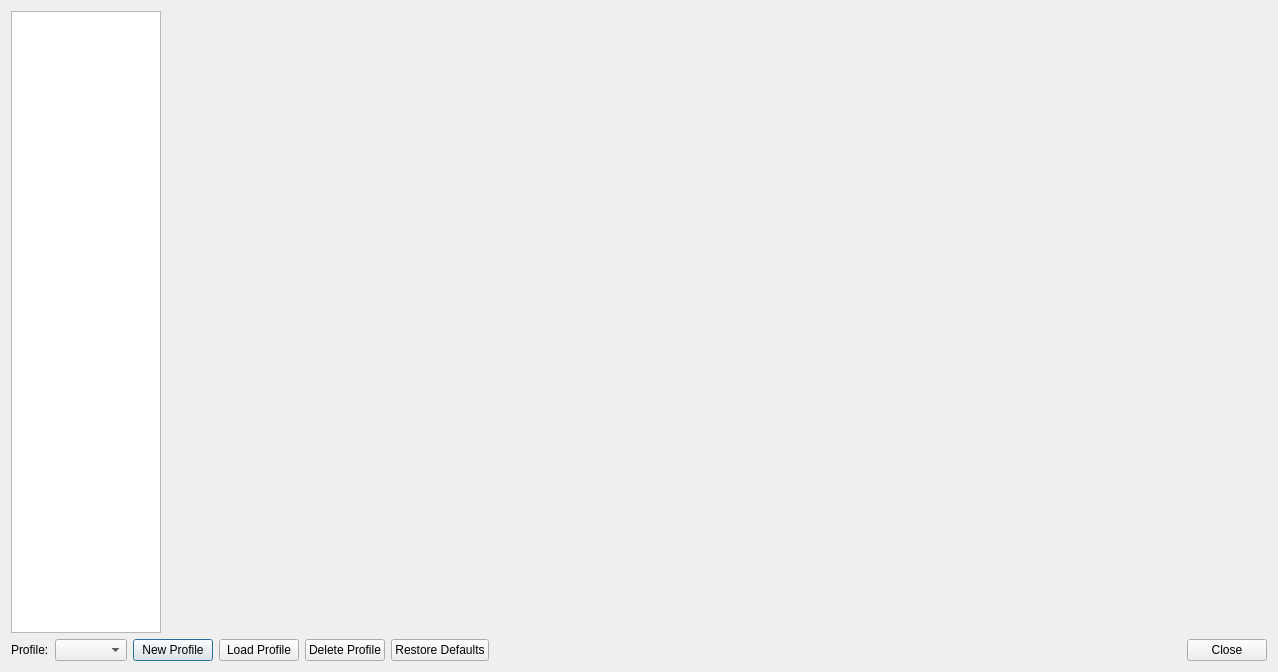
<?xml version="1.0" encoding="UTF-8"?>
<ui version="4.0">
 <class>ControllerSettingsDialog</class>
 <widget class="QDialog" name="ControllerSettingsDialog">
  <property name="windowModality">
   <enum>Qt::WindowModal</enum>
  </property>
  <property name="geometry">
   <rect>
    <x>0</x>
    <y>0</y>
    <width>1276</width>
    <height>672</height>
   </rect>
  </property>
  <property name="sizePolicy">
   <sizepolicy hsizetype="Expanding" vsizetype="Expanding">
    <horstretch>0</horstretch>
    <verstretch>0</verstretch>
   </sizepolicy>
  </property>
  <property name="windowTitle">
   <string>Controller Settings</string>
  </property>
  <layout class="QGridLayout" name="gridLayout">
   <item row="0" column="0">
    <widget class="QListWidget" name="settingsCategory">
     <property name="sizePolicy">
      <sizepolicy hsizetype="Expanding" vsizetype="Expanding">
       <horstretch>0</horstretch>
       <verstretch>0</verstretch>
      </sizepolicy>
     </property>
     <property name="minimumSize">
      <size>
       <width>150</width>
       <height>0</height>
      </size>
     </property>
     <property name="maximumSize">
      <size>
       <width>150</width>
       <height>16777215</height>
      </size>
     </property>
     <property name="iconSize">
      <size>
       <width>32</width>
       <height>32</height>
      </size>
     </property>
    </widget>
   </item>
   <item row="0" column="1">
    <widget class="QStackedWidget" name="settingsContainer">
     <property name="minimumSize">
      <size>
       <width>1100</width>
       <height>620</height>
      </size>
     </property>
    </widget>
   </item>
   <item row="1" column="0" colspan="2">
    <layout class="QHBoxLayout" name="horizontalLayout_2">
     <item>
      <layout class="QHBoxLayout" name="horizontalLayout">
       <item>
        <widget class="QLabel" name="label">
         <property name="text">
          <string>Profile:</string>
         </property>
        </widget>
       </item>
       <item>
        <widget class="QComboBox" name="currentProfile"/>
       </item>
       <item>
        <widget class="QPushButton" name="newProfile">
         <property name="text">
          <string>New Profile</string>
         </property>
         <property name="icon">
          <iconset theme="add-line">
           <normaloff>.</normaloff>.</iconset>
         </property>
        </widget>
       </item>
       <item>
        <widget class="QPushButton" name="loadProfile">
         <property name="text">
          <string>Load Profile</string>
         </property>
         <property name="icon">
          <iconset theme="folder-open-line"/>
         </property>
        </widget>
       </item>
       <item>
        <widget class="QPushButton" name="deleteProfile">
         <property name="text">
          <string>Delete Profile</string>
         </property>
         <property name="icon">
          <iconset theme="minus-line">
           <normaloff>.</normaloff>.</iconset>
         </property>
        </widget>
       </item>
       <item>
        <widget class="QPushButton" name="restoreDefaults">
         <property name="text">
          <string>Restore Defaults</string>
         </property>
         <property name="icon">
          <iconset theme="restart-line"/>
         </property>
        </widget>
       </item>
      </layout>
     </item>
     <item>
      <widget class="QDialogButtonBox" name="buttonBox">
       <property name="standardButtons">
        <set>QDialogButtonBox::Close</set>
       </property>
      </widget>
     </item>
    </layout>
   </item>
  </layout>
 </widget>
 <resources>
  <include location="../resources/resources.qrc"/>
 </resources>
 <connections/>
</ui>
